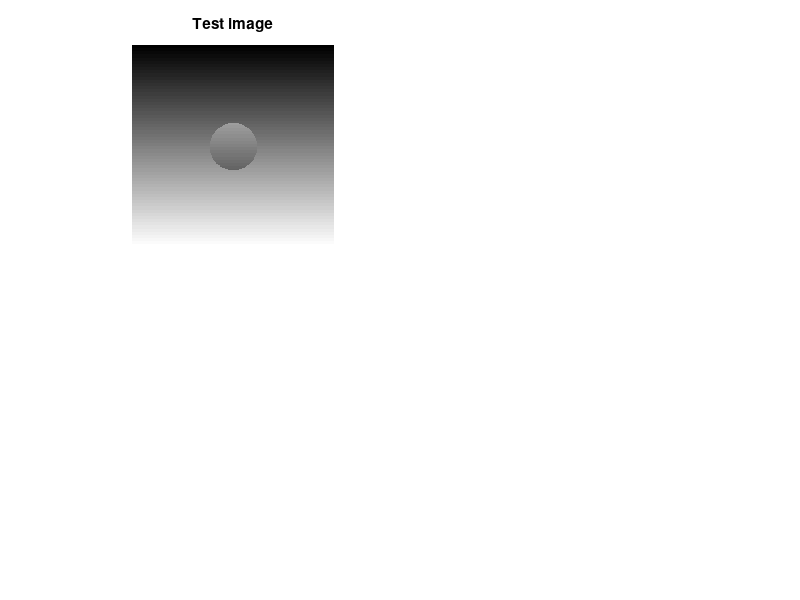

Recreate this plot in MATLAB. (Note: this script raises an error after producing the figure.)
% DEMO - Chamfer matching
% 
% Written by: Patrik Malm 2011-11-17

close all

%% Create a test image
x = -128:127;
[y,x] = ndgrid(x,x);
m = (x.^2+y.^2)<(30.^2);
a = y;
a(m) = -a(m);
%a = a + randn(256,256)*10; % optionally add noise...
a = a-min(a(:));
a = a*(255/max(a(:)));

figure;
subplot(2,2,1)
imshow(a,[]);
title('Test image')

%% Generate the edge image using Canny

t1 = 0.1;
t2 = 0.2;
sigma = 0.8;

a_edge = edge(a,'canny',[t1 t2],sigma);

subplot(2,2,2)
imshow(a_edge,[]);
title('Canny result from test image')

%% Translate the edge image to get a floating image that is offset 

% Of course you don't need to do this later

floating = a_edge - a_edge;
floating(60:end,60:end) = a_edge(1:end-60+1,1:end-60+1);

subplot(2,2,3)
imshow(floating,[]);
title('Floating image')

%% Calculate the distance transform of the original edge image (the base)

base = bwdist(a_edge,'euclidean');

subplot(2,2,4)
imshow(base,[]);
title('Base image')

%% Specify the directions that will be used for 

step = 3;

translation_directions = [-0    -step; 
                          -step  0       ;
                           0     step; 
                           step  0      ];
                       
%% Now pad the images to make room to manouver

base = padarray(base,size(base),max(base(:)));
floating = padarray(floating,size(floating),0);

%% Finally do the chamermatching

last_score = inf; % Keep track of last positional score
stop = false; % Stop criterion
backwards = 0; % The direction which we came from
accumulated_scores = []; % For plotting reasons
counter = 1;

while ~stop
    
    tmp_image = floating; % Start with the current position
    scores = zeros(size(translation_directions,1),1); % To save the scores
    
    for i = 1 : size(translation_directions,1) 
        % Translate the image
        tmp_image = circshift(floating,translation_directions(i,:));
        % Calculate the score of the translation
        scores(i)=sum(base(logical(tmp_image)));      
    end
    
    % Get the best score
    [best_score,dir]=min(scores);
    
    % Now see if we fulfil the stop criteria. Else continue
    if best_score > last_score || dir == backwards
        stop = true;
        accumulated_scores(end+1) = best_score; %#ok
    else       
        floating = imtranslate(floating,translation_directions(dir,1),translation_directions(dir,2));
        backwards = mod(dir+1,4)+1;
        last_score = best_score;
        accumulated_scores(end+1) = best_score; %#ok
    end
    
    figure(2)
    imshow(edgeRGBoverlay(base,floating,'red'),[])
    title(['Floating image position for iteration ' num2str(counter)])
    
    counter = counter + 1;
end

figure;
plot(accumulated_scores,'r');
title('Positional scores')
ylabel('Scores')
